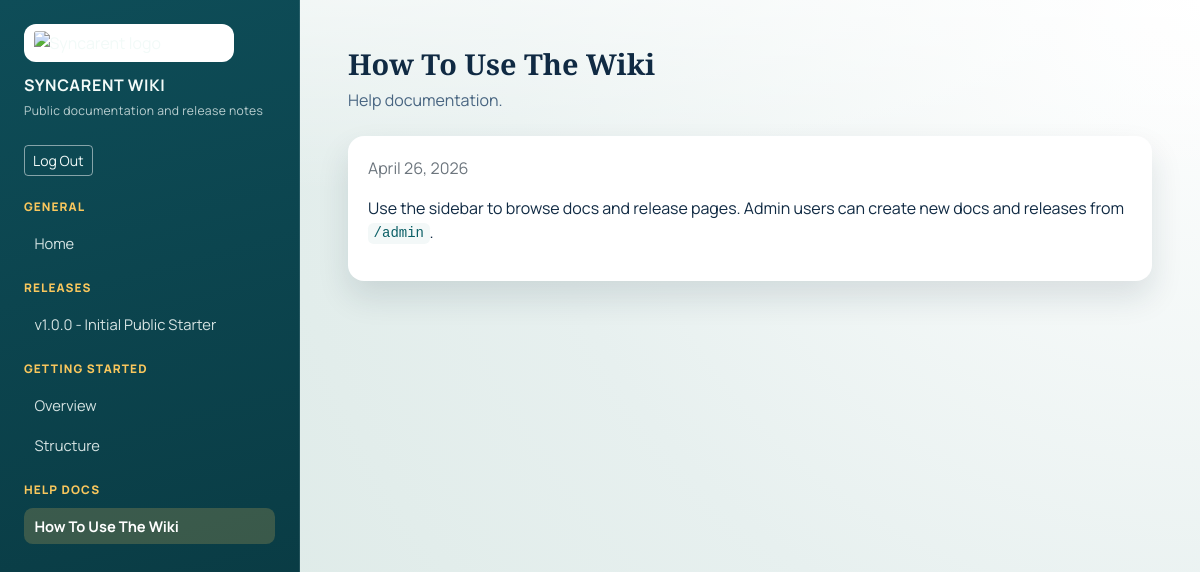
/viewport?page=help/how-to-use-the-wiki (signed in), run on the app's committed database.
### tables this page shows
CREATE TABLE IF NOT EXISTS help_docs (
    id BIGINT UNSIGNED NOT NULL AUTO_INCREMENT,
    title VARCHAR(255) NOT NULL,
    status ENUM('draft', 'publish') NOT NULL DEFAULT 'draft',
    slug VARCHAR(191) NOT NULL,
    html_content LONGTEXT NULL,
    created_at TIMESTAMP NOT NULL DEFAULT CURRENT_TIMESTAMP,
    updated_at TIMESTAMP NOT NULL DEFAULT CURRENT_TIMESTAMP ON UPDATE CURRENT_TIMESTAMP,
    PRIMARY KEY (id),
    UNIQUE KEY uq_help_docs_slug (slug),
    KEY idx_help_docs_status_created_at (status, created_at)
);

### includes/database.php (called while the page is built, shortened)
<?php
function wiki_db(): ?PDO
{
    $pdo = $GLOBALS['wiki_db_pdo'] ?? null;
    return $pdo instanceof PDO ? $pdo : null;
}
function wiki_db_fetch_published_help_doc_by_slug(string $slug): ?array
{
    $pdo = wiki_db();
    $statement = $pdo->prepare(
        "SELECT id, title, status, slug, html_content, created_at, updated_at
         FROM help_docs
         WHERE status = 'publish' AND slug = :slug
         LIMIT 1"
    );
    $statement->execute(['slug' => $slug]);
    $doc = $statement->fetch();
    return is_array($doc) ? $doc : null;
}

### includes/env.php (called while the page is built, shortened)
<?php
function wiki_env(string $key, string $default = ''): string
{
    $value = getenv($key);
    if ($value === false || $value === '') {
        return $default;
    }
    return $value;
}

### includes/wiki.php (called while the page is built, shortened)
<?php
function wiki_sanitize_slug(string $value): string
{
    $slug = trim(str_replace('\\', '/', $value), '/');
    return $slug;
}

### index.php (the view, shortened to what this page needs)
<?php
require_once __DIR__ . '/includes/env.php';
require_once __DIR__ . '/includes/database.php';
require_once __DIR__ . '/includes/wiki.php';
$siteName = wiki_env('WIKI_SITE_NAME', 'Syncarent Wiki');
$siteTagline = wiki_env('WIKI_SITE_TAGLINE', 'Public documentation and release notes');
$siteLogoUrl = wiki_env('WIKI_LOGO_URL', 'https://roadready-cust-assets.s3.us-east-2.amazonaws.com/localhost/logo/syncarent_logo_md%20%281%29.png');
function wiki_replace_section_pages(array $sections, string $sectionKey, string $sectionLabel, array $pages): array
{
    foreach ($sections as &$section) {
        if (($section['key'] ?? '') === $sectionKey) {
            return $sections;
        }
    }
    $sections[] = [
        'key' => $sectionKey,
        'label' => $sectionLabel,
        'pages' => $pages,
    ];
    return $sections;
}
function wiki_release_date_label(?string $dateValue): string
{
    $timestamp = strtotime($dateValue);
    return date('F j, Y', $timestamp);
}
    ?>
    <?php
function wiki_render_help_doc_content(array $helpDoc): string
{
    ?>
    <section>
        <p class="text-secondary mb-3"><?= htmlspecialchars(wiki_release_date_label($helpDoc['created_at'] ?? null), ENT_QUOTES, 'UTF-8') ?></p>
        <?= (string) ($helpDoc['html_content'] ?? '') ?>
    </section>
    <?php
    return (string) ob_get_clean();
}
    ?>
    <?php
$sections = wiki_discover_pages(__DIR__ . '/content');
$recentReleaseLimit = 10;
$recentReleases = wiki_db_fetch_published_releases($recentReleaseLimit, 0);
$publishedHelpDocs = wiki_db_fetch_published_help_docs(200, 0);
$releaseNavPages = [];
$helpNavPages = [];
foreach ($recentReleases as $releaseRow) {
    $releaseSlug = (string) $releaseRow['slug'];
    $releaseNavPages[] = [
        'slug' => 'releases/' . $releaseSlug,
        'title' => (string) $releaseRow['header'],
    ];
}
foreach ($publishedHelpDocs as $helpDocRow) {
    $helpSlug = (string) $helpDocRow['slug'];
    $helpNavPages[] = [
        'slug' => 'help/' . $helpSlug,
        'title' => (string) $helpDocRow['title'],
    ];
}
$sections = wiki_replace_section_pages($sections, 'releases', 'Releases', $releaseNavPages);
$sections = wiki_replace_section_pages($sections, 'help', 'Help Docs', $helpNavPages);
$defaultSlug = wiki_default_slug($sections) ?? '';
$rawPage = isset($_GET['page']) ? (string) $_GET['page'] : '';
$requestedSlug = $rawPage === '' ? $defaultSlug : wiki_sanitize_slug($rawPage);
$resolvedRelease = null;
$resolvedHelpDoc = null;
$showOlderReleasesPage = false;
$currentPage = $requestedSlug !== '' ? wiki_find_page($sections, $requestedSlug) : null;
if ($requestedSlug === 'releases/older') {
    $showOlderReleasesPage = true;
    $currentPage = [
        'slug' => 'releases/older',
        'title' => 'Older Releases',
    ];
} elseif (str_starts_with($requestedSlug, 'help/')) {
    $helpSlug = substr($requestedSlug, strlen('help/'));
    if ($helpSlug !== '' && !str_contains($helpSlug, '/')) {
        $resolvedHelpDoc = wiki_db_fetch_published_help_doc_by_slug($helpSlug);
        if ($resolvedHelpDoc !== null) {
            $currentPage = [
                'slug' => 'help/' . $helpSlug,
                'title' => (string) ($resolvedHelpDoc['title'] ?? 'Help Doc'),
            ];
        }
    }
}
$pageTitle = 'Welcome';
$pageDescription = 'Browse documentation, guides, and release notes from the sidebar.';
$pageContent = '<p class="mb-0">No content has been created yet.</p>';
if ($resolvedRelease !== null) {
    $features = wiki_db_fetch_release_features((int) ($resolvedRelease['id'] ?? 0));
    $pageTitle = (string) ($resolvedRelease['header'] ?? 'Release');
    $pageDescription = 'Release details and attached features.';
    $pageContent = wiki_render_release_content($resolvedRelease, $features);
} elseif ($resolvedHelpDoc !== null) {
    $pageTitle = (string) ($resolvedHelpDoc['title'] ?? 'Help Doc');
    $pageDescription = 'Help documentation.';
    $pageContent = wiki_render_help_doc_content($resolvedHelpDoc);
}
?>
<!doctype html>
<html lang="en">
<head>
    <link href="https://cdn.jsdelivr.net/npm/bootstrap@5.3.3/dist/css/bootstrap.min.css" rel="stylesheet">
    <link href="assets/css/site.css" rel="stylesheet">
</head>
<body>
<div class="wiki-shell d-md-flex">
    <aside class="wiki-sidebar p-4">
        <a class="wiki-brand mb-4 text-decoration-none" href="index.php">
            <img src="<?= htmlspecialchars($siteLogoUrl, ENT_QUOTES, 'UTF-8') ?>" alt="Syncarent logo" class="wiki-logo">
            <span>
                <strong class="wiki-brand-name d-block"><?= htmlspecialchars($siteName, ENT_QUOTES, 'UTF-8') ?></strong>
                <small class="wiki-brand-tagline"><?= htmlspecialchars($siteTagline, ENT_QUOTES, 'UTF-8') ?></small>
            </span>
        </a>
        <div class="wiki-sidebar-actions mb-4">
            <a class="btn btn-sm btn-outline-light" href="?logout=1">Log Out</a>
        </div>
        <?php if (count($sections) === 0): ?>
            <p class="mb-0 text-light-emphasis">Add `.php` files to `content/` to populate navigation.</p>
        <?php else: ?>
            <?php foreach ($sections as $section): ?>
                <section class="wiki-nav-section">
                    <h2 class="wiki-section-title"><?= htmlspecialchars($section['label'], ENT_QUOTES, 'UTF-8') ?></h2>
                    <ul class="nav flex-column gap-1">
                        <?php foreach ($section['pages'] as $page): ?>
                            <?php $isActive = $currentPage !== null && $currentPage['slug'] === $page['slug']; ?>
                            <li class="nav-item">
                                <a class="wiki-nav-link <?= $isActive ? 'active' : '' ?>" href="?page=<?= urlencode($page['slug']) ?>">
                                    <?= htmlspecialchars($page['title'], ENT_QUOTES, 'UTF-8') ?>
                                </a>
                            </li>
                        <?php endforeach; ?>
                    </ul>
                </section>
            <?php endforeach; ?>
        <?php endif; ?>
    </aside>
    <main class="wiki-main p-4 p-lg-5">
        <header class="wiki-page-header mb-4">
            <h1 class="wiki-title mb-2"><?= htmlspecialchars($pageTitle, ENT_QUOTES, 'UTF-8') ?></h1>
            <p class="wiki-description mb-0"><?= htmlspecialchars($pageDescription, ENT_QUOTES, 'UTF-8') ?></p>
        </header>
        <article class="wiki-article">
            <?= $pageContent ?>
        </article>
    </main>
</div>
</body>
</html>

### assets/css/site.css (style rules this page uses)
:root { --wiki-bg: #e7f0ef; --wiki-main-bg: #f4f8f7; --wiki-sidebar-start: #0e4d58; --wiki-sidebar-end: #08363e; --wiki-brand: #f9c75d; --wiki-text: #102a43; --wiki-muted: #486581; --wiki-card-shadow: 0 16px 32px rgba(13, 43, 54, 0.12); }
* { box-sizing: border-box; }
body { margin: 0; min-height: 100vh; background: radial-gradient(circle at top right, #ffffff 0%, var(--wiki-bg) 48%, #d8e7e3 100%); color: var(--wiki-text); font-family: "Manrope", "Segoe UI", Tahoma, sans-serif; }
.wiki-shell { min-height: 100vh; }
.wiki-sidebar { width: 300px; flex-shrink: 0; background: linear-gradient(165deg, var(--wiki-sidebar-start), var(--wiki-sidebar-end)); color: #f2faf8; border-right: 1px solid rgba(255, 255, 255, 0.1); }
.wiki-brand { display: flex; align-items: flex-start; flex-direction: column; gap: 0.65rem; color: inherit; }
.wiki-logo { width: min(210px, 100%); height: auto; border-radius: 0.75rem; background: #ffffff; padding: 0.45rem 0.6rem; }
.wiki-brand-name { font-size: 1rem; letter-spacing: 0.04em; text-transform: uppercase; }
.wiki-brand-tagline { color: rgba(242, 250, 248, 0.76); font-size: 0.76rem; letter-spacing: 0.03em; }
.wiki-sidebar-actions .btn { --bs-btn-border-color: rgba(255, 255, 255, 0.5); --bs-btn-hover-border-color: rgba(255, 255, 255, 0.9); --bs-btn-color: #f2faf8; --bs-btn-hover-color: #ffffff; }
.wiki-nav-section + .wiki-nav-section { margin-top: 1.25rem; }
.wiki-section-title { color: var(--wiki-brand); font-size: 0.74rem; font-weight: 800; letter-spacing: 0.09em; text-transform: uppercase; margin-bottom: 0.65rem; }
.wiki-nav-link { display: block; border-radius: 0.55rem; padding: 0.45rem 0.65rem; color: rgba(242, 250, 248, 0.88); font-size: 0.92rem; text-decoration: none; transition: background-color 0.18s ease, color 0.18s ease, transform 0.18s ease; }
.wiki-nav-link.active { background-color: rgba(249, 199, 93, 0.2); color: #ffffff; font-weight: 700; }
.wiki-main { flex: 1; background: linear-gradient(180deg, rgba(255, 255, 255, 0.55), transparent 24%); }
.wiki-title { font-family: "Source Serif 4", Georgia, serif; font-size: clamp(1.8rem, 2vw, 2.5rem); font-weight: 700; line-height: 1.1; }
.wiki-description { max-width: 70ch; color: var(--wiki-muted); }
.wiki-article { background: #ffffff; border-radius: 1rem; box-shadow: var(--wiki-card-shadow); padding: clamp(1.25rem, 1.5vw, 2rem); }
.wiki-article code { background-color: #f3f8f8; border-radius: 0.35rem; color: #0b5f66; padding: 0.15rem 0.35rem; }

### data on the page
help_docs: title "How To Use The Wiki", created_at "April 26, 2026", html_content "Use the sidebar to browse docs and release pages. Admin users can create new docs and releases from /admin ."

### other printed values
$siteName "SYNCARENT WIKI"
$siteTagline "Public documentation and release notes"
$section['label'] "GENERAL"
$page['title'] "Home"
$section['label'] "RELEASES"
$page['title'] "v1.0.0 - Initial Public Starter"
$section['label'] "GETTING STARTED"
$page['title'] "Overview"
$page['title'] "Structure"
$section['label'] "HELP DOCS"
$page['title'] "How To Use The Wiki"
$pageDescription "Help documentation."
